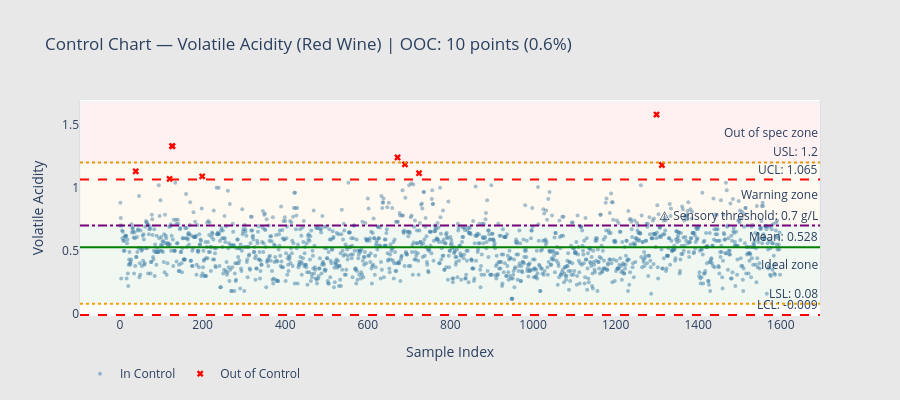
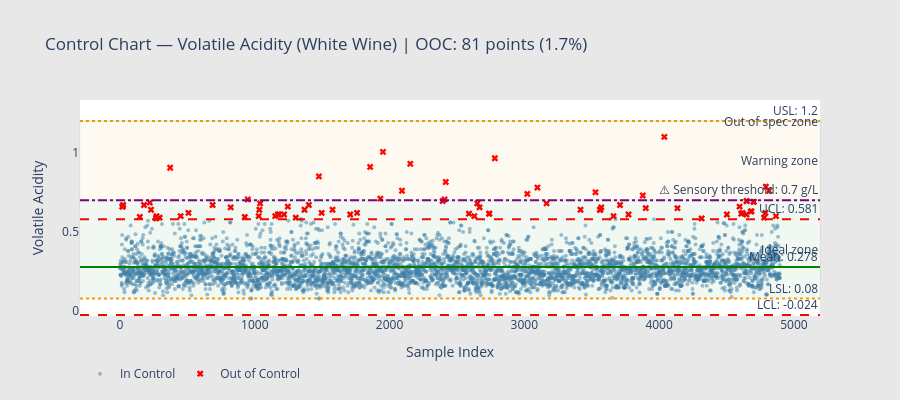
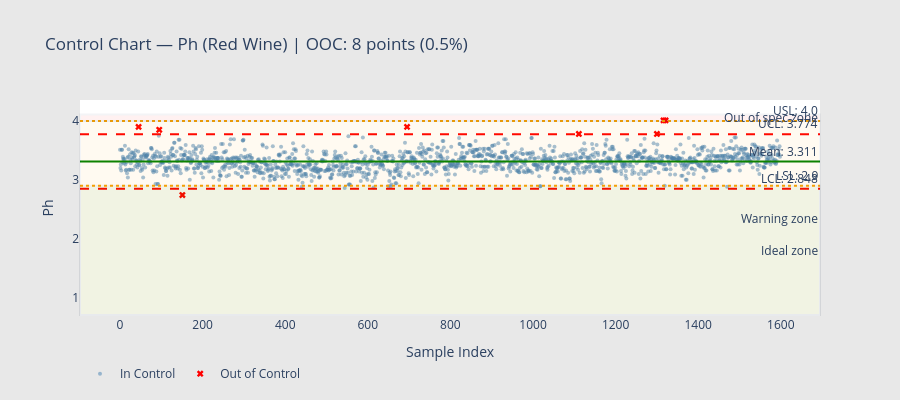
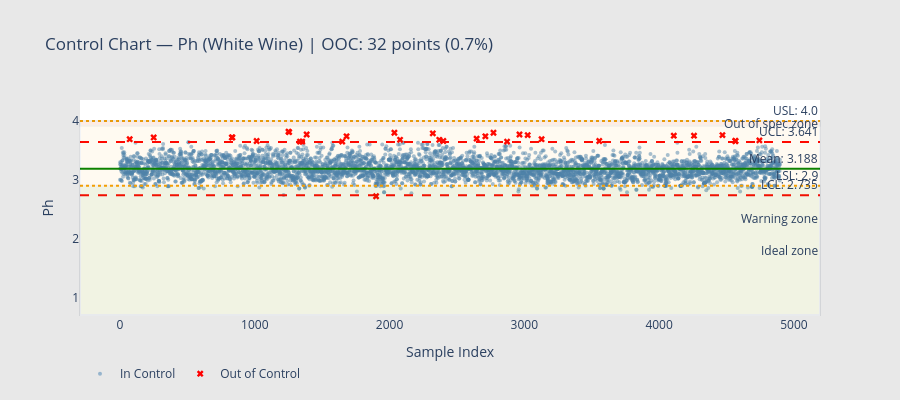

Write notebook code for charts like these, in order.
### Code cell
# Run for all parameters and both wine types
results = []
for param, spec in spec_limits.items():
    for wtype in ['Red', 'White']:
        ooc_count, ooc_pct = imr_chart(df, param, wtype, spec)
        results.append({
            'Parameter': param,
            'Wine Type': wtype,
            'OOC Count': ooc_count,
            'OOC %': ooc_pct
        })

results_df = pd.DataFrame(results)

print("OOC Summary — Are Our Processes Stable?")
print("=" * 55)
print(results_df.to_string(index=False))
print()

# Flag parameters with high OOC rates
print("\n⚠️ Parameters with OOC% above 5%:")
flagged = results_df[results_df['OOC %'] > 5]
if len(flagged) > 0:
    print(flagged.to_string(index=False))
else:
    print("None — all parameters within acceptable range")

### Figure 1 — Plotly figure (JSON) as saved in the notebook; plotly's stock layout.template omitted (floating-point values rounded to 4 significant figures; data arrays with more than 128 entries replaced by an {"elided": "..."} marker saying what was removed)
{"data": [{"marker": {"color": "steelblue", "opacity": 0.5, "size": 4}, "mode": "markers", "name": "In Control", "type": "scatter", "x": {"elided": "1589 int values"}, "y": {"elided": "1589 float values"}}, {"marker": {"color": "red", "size": 6, "symbol": "x"}, "mode": "markers", "name": "Out of Control", "type": "scatter", "x": [38, 120, 126, 127, 199, 672, 690, 724, 1299, 1312], "y": [1.13, 1.07, 1.33, 1.33, 1.09, 1.24, 1.185, 1.115, 1.58, 1.18]}], "layout": {"annotations": [{"showarrow": false, "text": "Mean: 0.528", "x": 1, "xanchor": "right", "xref": "x domain", "y": 0.5278, "yanchor": "bottom", "yref": "y"}, {"showarrow": false, "text": "UCL: 1.065", "x": 1, "xanchor": "right", "xref": "x domain", "y": 1.065, "yanchor": "bottom", "yref": "y"}, {"showarrow": false, "text": "LCL: -0.009", "x": 1, "xanchor": "right", "xref": "x domain", "y": -0.009359, "yanchor": "bottom", "yref": "y"}, {"showarrow": false, "text": "USL: 1.2", "x": 1, "xanchor": "right", "xref": "x domain", "y": 1.2, "yanchor": "bottom", "yref": "y"}, {"showarrow": false, "text": "LSL: 0.08", "x": 1, "xanchor": "right", "xref": "x domain", "y": 0.08, "yanchor": "bottom", "yref": "y"}, {"showarrow": false, "text": "⚠️ Sensory threshold: 0.7 g/L", "x": 1, "xanchor": "right", "xref": "x domain", "y": 0.7, "yanchor": "bottom", "yref": "y"}, {"showarrow": false, "text": "Ideal zone", "x": 1, "xanchor": "right", "xref": "x domain", "y": 0.39, "yanchor": "middle", "yref": "y"}, {"showarrow": false, "text": "Warning zone", "x": 1, "xanchor": "right", "xref": "x domain", "y": 0.95, "yanchor": "middle", "yref": "y"}, {"showarrow": false, "text": "Out of spec zone", "x": 1, "xanchor": "right", "xref": "x domain", "y": 1.44, "yanchor": "middle", "yref": "y"}], "height": 400, "legend": {"orientation": "h", "y": -0.2}, "paper_bgcolor": "#E8E8E8", "plot_bgcolor": "white", "shapes": [{"line": {"color": "green", "dash": "solid"}, "type": "line", "x0": 0, "x1": 1, "xref": "x domain", "y0": 0.5278, "y1": 0.5278, "yref": "y"}, {"line": {"color": "red", "dash": "dash"}, "type": "line", "x0": 0, "x1": 1, "xref": "x domain", "y0": 1.065, "y1": 1.065, "yref": "y"}, {"line": {"color": "red", "dash": "dash"}, "type": "line", "x0": 0, "x1": 1, "xref": "x domain", "y0": -0.009359, "y1": -0.009359, "yref": "y"}, {"line": {"color": "orange", "dash": "dot"}, "type": "line", "x0": 0, "x1": 1, "xref": "x domain", "y0": 1.2, "y1": 1.2, "yref": "y"}, {"line": {"color": "orange", "dash": "dot"}, "type": "line", "x0": 0, "x1": 1, "xref": "x domain", "y0": 0.08, "y1": 0.08, "yref": "y"}, {"line": {"color": "purple", "dash": "dashdot"}, "type": "line", "x0": 0, "x1": 1, "xref": "x domain", "y0": 0.7, "y1": 0.7, "yref": "y"}, {"fillcolor": "green", "opacity": 0.05, "type": "rect", "x0": 0, "x1": 1, "xref": "x domain", "y0": 0.08, "y1": 0.7, "yref": "y"}, {"fillcolor": "orange", "opacity": 0.05, "type": "rect", "x0": 0, "x1": 1, "xref": "x domain", "y0": 0.7, "y1": 1.2, "yref": "y"}, {"fillcolor": "red", "opacity": 0.05, "type": "rect", "x0": 0, "x1": 1, "xref": "x domain", "y0": 1.2, "y1": 1.68, "yref": "y"}], "title": {"text": "Control Chart — Volatile Acidity (Red Wine) | OOC: 10 points (0.6%)"}, "xaxis": {"title": {"text": "Sample Index"}}, "yaxis": {"title": {"text": "Volatile Acidity"}}}}

### Figure 2 — Plotly figure (JSON) as saved in the notebook; plotly's stock layout.template omitted (floating-point values rounded to 4 significant figures; data arrays with more than 128 entries replaced by an {"elided": "..."} marker saying what was removed)
{"data": [{"marker": {"color": "steelblue", "opacity": 0.5, "size": 4}, "mode": "markers", "name": "In Control", "type": "scatter", "x": {"elided": "4817 int values"}, "y": {"elided": "4817 float values"}}, {"marker": {"color": "red", "size": 6, "symbol": "x"}, "mode": "markers", "name": "Out of Control", "type": "scatter", "x": [17, 20, 23, 147, 178, 221, 230, 268, 269, 271, 294, 372, 450, 508, 687, 821, 926, 948, 1029, 1034, 1040, 1152, 1171, 1180, 1217, 1245, 1304, 1369, 1401, 1476, 1496, 1577, 1708, 1759, 1856, 1932, 1951, 2092, 2154, 2394, 2408, 2417, 2589, 2629, 2651, 2668, 2738, 2741, 2781, 3022, 3097, 3165, 3417, 3528, 3560, 3564, 3571, 3662, 3710, 3773, 3879, 3901, 4039, 4136, 4316, 4503, 4597, 4609, 4619, 4648, 4649, 4650, 4680, 4686, 4701, 4702, 4779, 4789, 4792, 4815, 4867], "y": [0.66, 0.66, 0.67, 0.595, 0.67, 0.685, 0.64, 0.585, 0.59, 0.6, 0.59, 0.905, 0.6, 0.62, 0.67, 0.655, 0.595, 0.705, 0.6, 0.64, 0.68, 0.6, 0.61, 0.61, 0.61, 0.66, 0.59, 0.64, 0.67, 0.85, 0.62, 0.64, 0.61, 0.62, 0.91, 0.71, 1.005, 0.76, 0.93, 0.695, 0.705, 0.815, 0.615, 0.6, 0.68, 0.655, 0.615, 0.615, 0.965, 0.74, 0.78, 0.68, 0.64, 0.75, 0.64, 0.64, 0.655, 0.6, 0.67, 0.61, 0.73, 0.65, 1.1, 0.65, 0.585, 0.61, 0.66, 0.615, 0.62, 0.61, 0.695, 0.695, 0.63, 0.63, 0.69, 0.69, 0.59, 0.62, 0.785, 0.76, 0.6]}], "layout": {"annotations": [{"showarrow": false, "text": "Mean: 0.278", "x": 1, "xanchor": "right", "xref": "x domain", "y": 0.2782, "yanchor": "bottom", "yref": "y"}, {"showarrow": false, "text": "UCL: 0.581", "x": 1, "xanchor": "right", "xref": "x domain", "y": 0.5806, "yanchor": "bottom", "yref": "y"}, {"showarrow": false, "text": "LCL: -0.024", "x": 1, "xanchor": "right", "xref": "x domain", "y": -0.02414, "yanchor": "bottom", "yref": "y"}, {"showarrow": false, "text": "USL: 1.2", "x": 1, "xanchor": "right", "xref": "x domain", "y": 1.2, "yanchor": "bottom", "yref": "y"}, {"showarrow": false, "text": "LSL: 0.08", "x": 1, "xanchor": "right", "xref": "x domain", "y": 0.08, "yanchor": "bottom", "yref": "y"}, {"showarrow": false, "text": "⚠️ Sensory threshold: 0.7 g/L", "x": 1, "xanchor": "right", "xref": "x domain", "y": 0.7, "yanchor": "bottom", "yref": "y"}, {"showarrow": false, "text": "Ideal zone", "x": 1, "xanchor": "right", "xref": "x domain", "y": 0.39, "yanchor": "middle", "yref": "y"}, {"showarrow": false, "text": "Warning zone", "x": 1, "xanchor": "right", "xref": "x domain", "y": 0.95, "yanchor": "middle", "yref": "y"}, {"showarrow": false, "text": "Out of spec zone", "x": 1, "xanchor": "right", "xref": "x domain", "y": 1.2, "yanchor": "middle", "yref": "y"}], "height": 400, "legend": {"orientation": "h", "y": -0.2}, "paper_bgcolor": "#E8E8E8", "plot_bgcolor": "white", "shapes": [{"line": {"color": "green", "dash": "solid"}, "type": "line", "x0": 0, "x1": 1, "xref": "x domain", "y0": 0.2782, "y1": 0.2782, "yref": "y"}, {"line": {"color": "red", "dash": "dash"}, "type": "line", "x0": 0, "x1": 1, "xref": "x domain", "y0": 0.5806, "y1": 0.5806, "yref": "y"}, {"line": {"color": "red", "dash": "dash"}, "type": "line", "x0": 0, "x1": 1, "xref": "x domain", "y0": -0.02414, "y1": -0.02414, "yref": "y"}, {"line": {"color": "orange", "dash": "dot"}, "type": "line", "x0": 0, "x1": 1, "xref": "x domain", "y0": 1.2, "y1": 1.2, "yref": "y"}, {"line": {"color": "orange", "dash": "dot"}, "type": "line", "x0": 0, "x1": 1, "xref": "x domain", "y0": 0.08, "y1": 0.08, "yref": "y"}, {"line": {"color": "purple", "dash": "dashdot"}, "type": "line", "x0": 0, "x1": 1, "xref": "x domain", "y0": 0.7, "y1": 0.7, "yref": "y"}, {"fillcolor": "green", "opacity": 0.05, "type": "rect", "x0": 0, "x1": 1, "xref": "x domain", "y0": 0.08, "y1": 0.7, "yref": "y"}, {"fillcolor": "orange", "opacity": 0.05, "type": "rect", "x0": 0, "x1": 1, "xref": "x domain", "y0": 0.7, "y1": 1.2, "yref": "y"}, {"fillcolor": "red", "opacity": 0.05, "type": "rect", "x0": 0, "x1": 1, "xref": "x domain", "y0": 1.2, "y1": 1.2, "yref": "y"}], "title": {"text": "Control Chart — Volatile Acidity (White Wine) | OOC: 81 points (1.7%)"}, "xaxis": {"title": {"text": "Sample Index"}}, "yaxis": {"title": {"text": "Volatile Acidity"}}}}

### Figure 3 — Plotly figure (JSON) as saved in the notebook; plotly's stock layout.template omitted (floating-point values rounded to 4 significant figures; data arrays with more than 128 entries replaced by an {"elided": "..."} marker saying what was removed)
{"data": [{"marker": {"color": "steelblue", "opacity": 0.5, "size": 4}, "mode": "markers", "name": "In Control", "type": "scatter", "x": {"elided": "1591 int values"}, "y": {"elided": "1591 float values"}}, {"marker": {"color": "red", "size": 6, "symbol": "x"}, "mode": "markers", "name": "Out of Control", "type": "scatter", "x": [45, 95, 151, 695, 1111, 1300, 1316, 1321], "y": [3.9, 3.85, 2.74, 3.9, 3.78, 3.78, 4.01, 4.01]}], "layout": {"annotations": [{"showarrow": false, "text": "Mean: 3.311", "x": 1, "xanchor": "right", "xref": "x domain", "y": 3.311, "yanchor": "bottom", "yref": "y"}, {"showarrow": false, "text": "UCL: 3.774", "x": 1, "xanchor": "right", "xref": "x domain", "y": 3.774, "yanchor": "bottom", "yref": "y"}, {"showarrow": false, "text": "LCL: 2.848", "x": 1, "xanchor": "right", "xref": "x domain", "y": 2.848, "yanchor": "bottom", "yref": "y"}, {"showarrow": false, "text": "USL: 4.0", "x": 1, "xanchor": "right", "xref": "x domain", "y": 4, "yanchor": "bottom", "yref": "y"}, {"showarrow": false, "text": "LSL: 2.9", "x": 1, "xanchor": "right", "xref": "x domain", "y": 2.9, "yanchor": "bottom", "yref": "y"}, {"showarrow": false, "text": "Ideal zone", "x": 1, "xanchor": "right", "xref": "x domain", "y": 1.8, "yanchor": "middle", "yref": "y"}, {"showarrow": false, "text": "Warning zone", "x": 1, "xanchor": "right", "xref": "x domain", "y": 2.35, "yanchor": "middle", "yref": "y"}, {"showarrow": false, "text": "Out of spec zone", "x": 1, "xanchor": "right", "xref": "x domain", "y": 4.055, "yanchor": "middle", "yref": "y"}], "height": 400, "legend": {"orientation": "h", "y": -0.2}, "paper_bgcolor": "#E8E8E8", "plot_bgcolor": "white", "shapes": [{"line": {"color": "green", "dash": "solid"}, "type": "line", "x0": 0, "x1": 1, "xref": "x domain", "y0": 3.311, "y1": 3.311, "yref": "y"}, {"line": {"color": "red", "dash": "dash"}, "type": "line", "x0": 0, "x1": 1, "xref": "x domain", "y0": 3.774, "y1": 3.774, "yref": "y"}, {"line": {"color": "red", "dash": "dash"}, "type": "line", "x0": 0, "x1": 1, "xref": "x domain", "y0": 2.848, "y1": 2.848, "yref": "y"}, {"line": {"color": "orange", "dash": "dot"}, "type": "line", "x0": 0, "x1": 1, "xref": "x domain", "y0": 4, "y1": 4, "yref": "y"}, {"line": {"color": "orange", "dash": "dot"}, "type": "line", "x0": 0, "x1": 1, "xref": "x domain", "y0": 2.9, "y1": 2.9, "yref": "y"}, {"fillcolor": "green", "opacity": 0.05, "type": "rect", "x0": 0, "x1": 1, "xref": "x domain", "y0": 2.9, "y1": 0.7, "yref": "y"}, {"fillcolor": "orange", "opacity": 0.05, "type": "rect", "x0": 0, "x1": 1, "xref": "x domain", "y0": 0.7, "y1": 4, "yref": "y"}, {"fillcolor": "red", "opacity": 0.05, "type": "rect", "x0": 0, "x1": 1, "xref": "x domain", "y0": 4, "y1": 4.11, "yref": "y"}], "title": {"text": "Control Chart — Ph (Red Wine) | OOC: 8 points (0.5%)"}, "xaxis": {"title": {"text": "Sample Index"}}, "yaxis": {"title": {"text": "Ph"}}}}

### Figure 4 — Plotly figure (JSON) as saved in the notebook; plotly's stock layout.template omitted (floating-point values rounded to 4 significant figures; data arrays with more than 128 entries replaced by an {"elided": "..."} marker saying what was removed)
{"data": [{"marker": {"color": "steelblue", "opacity": 0.5, "size": 4}, "mode": "markers", "name": "In Control", "type": "scatter", "x": {"elided": "4866 int values"}, "y": {"elided": "4866 float values"}}, {"marker": {"color": "red", "size": 6, "symbol": "x"}, "mode": "markers", "name": "Out of Control", "type": "scatter", "x": [72, 250, 830, 834, 1014, 1250, 1255, 1335, 1352, 1385, 1649, 1681, 1900, 2036, 2078, 2321, 2369, 2399, 2646, 2711, 2771, 2872, 2964, 3025, 3128, 3556, 4109, 4259, 4470, 4565, 4567, 4744], "y": [3.69, 3.72, 3.72, 3.72, 3.66, 3.82, 3.81, 3.65, 3.65, 3.77, 3.65, 3.74, 2.72, 3.8, 3.68, 3.79, 3.68, 3.66, 3.7, 3.74, 3.8, 3.65, 3.77, 3.76, 3.69, 3.66, 3.75, 3.75, 3.76, 3.66, 3.66, 3.67]}], "layout": {"annotations": [{"showarrow": false, "text": "Mean: 3.188", "x": 1, "xanchor": "right", "xref": "x domain", "y": 3.188, "yanchor": "bottom", "yref": "y"}, {"showarrow": false, "text": "UCL: 3.641", "x": 1, "xanchor": "right", "xref": "x domain", "y": 3.641, "yanchor": "bottom", "yref": "y"}, {"showarrow": false, "text": "LCL: 2.735", "x": 1, "xanchor": "right", "xref": "x domain", "y": 2.735, "yanchor": "bottom", "yref": "y"}, {"showarrow": false, "text": "USL: 4.0", "x": 1, "xanchor": "right", "xref": "x domain", "y": 4, "yanchor": "bottom", "yref": "y"}, {"showarrow": false, "text": "LSL: 2.9", "x": 1, "xanchor": "right", "xref": "x domain", "y": 2.9, "yanchor": "bottom", "yref": "y"}, {"showarrow": false, "text": "Ideal zone", "x": 1, "xanchor": "right", "xref": "x domain", "y": 1.8, "yanchor": "middle", "yref": "y"}, {"showarrow": false, "text": "Warning zone", "x": 1, "xanchor": "right", "xref": "x domain", "y": 2.35, "yanchor": "middle", "yref": "y"}, {"showarrow": false, "text": "Out of spec zone", "x": 1, "xanchor": "right", "xref": "x domain", "y": 3.96, "yanchor": "middle", "yref": "y"}], "height": 400, "legend": {"orientation": "h", "y": -0.2}, "paper_bgcolor": "#E8E8E8", "plot_bgcolor": "white", "shapes": [{"line": {"color": "green", "dash": "solid"}, "type": "line", "x0": 0, "x1": 1, "xref": "x domain", "y0": 3.188, "y1": 3.188, "yref": "y"}, {"line": {"color": "red", "dash": "dash"}, "type": "line", "x0": 0, "x1": 1, "xref": "x domain", "y0": 3.641, "y1": 3.641, "yref": "y"}, {"line": {"color": "red", "dash": "dash"}, "type": "line", "x0": 0, "x1": 1, "xref": "x domain", "y0": 2.735, "y1": 2.735, "yref": "y"}, {"line": {"color": "orange", "dash": "dot"}, "type": "line", "x0": 0, "x1": 1, "xref": "x domain", "y0": 4, "y1": 4, "yref": "y"}, {"line": {"color": "orange", "dash": "dot"}, "type": "line", "x0": 0, "x1": 1, "xref": "x domain", "y0": 2.9, "y1": 2.9, "yref": "y"}, {"fillcolor": "green", "opacity": 0.05, "type": "rect", "x0": 0, "x1": 1, "xref": "x domain", "y0": 2.9, "y1": 0.7, "yref": "y"}, {"fillcolor": "orange", "opacity": 0.05, "type": "rect", "x0": 0, "x1": 1, "xref": "x domain", "y0": 0.7, "y1": 4, "yref": "y"}, {"fillcolor": "red", "opacity": 0.05, "type": "rect", "x0": 0, "x1": 1, "xref": "x domain", "y0": 4, "y1": 3.92, "yref": "y"}], "title": {"text": "Control Chart — Ph (White Wine) | OOC: 32 points (0.7%)"}, "xaxis": {"title": {"text": "Sample Index"}}, "yaxis": {"title": {"text": "Ph"}}}}
